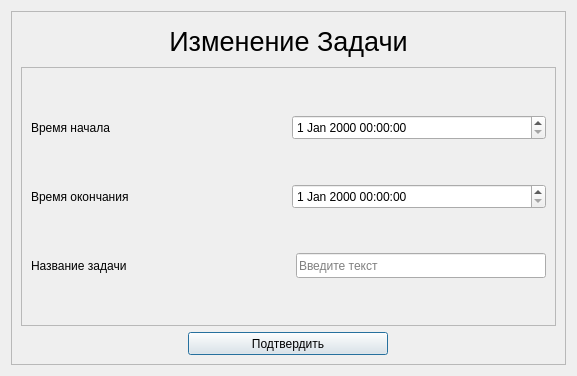
<?xml version="1.0" encoding="UTF-8"?>
<ui version="4.0">
 <class>itemdialog</class>
 <widget class="QDialog" name="itemdialog">
  <property name="geometry">
   <rect>
    <x>0</x>
    <y>0</y>
    <width>577</width>
    <height>376</height>
   </rect>
  </property>
  <property name="windowTitle">
   <string>Dialog</string>
  </property>
  <layout class="QGridLayout" name="gridLayout">
   <item row="0" column="0">
    <widget class="QFrame" name="frameMain">
     <property name="frameShape">
      <enum>QFrame::StyledPanel</enum>
     </property>
     <property name="frameShadow">
      <enum>QFrame::Raised</enum>
     </property>
     <layout class="QGridLayout" name="gridLayout_4">
      <item row="0" column="0">
       <widget class="QLabel" name="Title">
        <property name="maximumSize">
         <size>
          <width>16777215</width>
          <height>40</height>
         </size>
        </property>
        <property name="font">
         <font>
          <pointsize>20</pointsize>
          <weight>50</weight>
          <italic>false</italic>
          <bold>false</bold>
          <underline>false</underline>
          <stylestrategy>PreferDefault</stylestrategy>
         </font>
        </property>
        <property name="text">
         <string>Изменение Задачи</string>
        </property>
        <property name="alignment">
         <set>Qt::AlignCenter</set>
        </property>
       </widget>
      </item>
      <item row="1" column="0">
       <widget class="QFrame" name="frameControls_2">
        <property name="frameShape">
         <enum>QFrame::StyledPanel</enum>
        </property>
        <property name="frameShadow">
         <enum>QFrame::Raised</enum>
        </property>
        <layout class="QGridLayout" name="gridLayout_5">
         <item row="1" column="0">
          <layout class="QHBoxLayout" name="horizontalLayout_5">
           <item>
            <widget class="QLabel" name="label_7">
             <property name="font">
              <font>
               <pointsize>9</pointsize>
              </font>
             </property>
             <property name="text">
              <string>Время окончания</string>
             </property>
            </widget>
           </item>
           <item>
            <widget class="QDateTimeEdit" name="dateTimeEdit_End_2">
             <property name="maximumSize">
              <size>
               <width>16777215</width>
               <height>25</height>
              </size>
             </property>
             <property name="font">
              <font>
               <pointsize>9</pointsize>
              </font>
             </property>
            </widget>
           </item>
          </layout>
         </item>
         <item row="2" column="0">
          <layout class="QHBoxLayout" name="horizontalLayout_6">
           <item>
            <widget class="QLabel" name="label_8">
             <property name="font">
              <font>
               <pointsize>9</pointsize>
              </font>
             </property>
             <property name="text">
              <string>Название задачи</string>
             </property>
            </widget>
           </item>
           <item>
            <widget class="QLineEdit" name="lineEdit_TaskName_2">
             <property name="maximumSize">
              <size>
               <width>250</width>
               <height>25</height>
              </size>
             </property>
             <property name="font">
              <font>
               <pointsize>9</pointsize>
              </font>
             </property>
             <property name="placeholderText">
              <string>Введите текст</string>
             </property>
            </widget>
           </item>
          </layout>
         </item>
         <item row="0" column="0">
          <layout class="QHBoxLayout" name="horizontalLayout_4">
           <item>
            <widget class="QLabel" name="label_6">
             <property name="font">
              <font>
               <pointsize>9</pointsize>
              </font>
             </property>
             <property name="text">
              <string>Время начала</string>
             </property>
            </widget>
           </item>
           <item>
            <widget class="QDateTimeEdit" name="dateTimeEdit_Begin_2">
             <property name="maximumSize">
              <size>
               <width>16777215</width>
               <height>25</height>
              </size>
             </property>
             <property name="font">
              <font>
               <pointsize>9</pointsize>
              </font>
             </property>
            </widget>
           </item>
          </layout>
         </item>
        </layout>
       </widget>
      </item>
      <item row="2" column="0" alignment="Qt::AlignHCenter">
       <widget class="QPushButton" name="addPushButton">
        <property name="minimumSize">
         <size>
          <width>200</width>
          <height>0</height>
         </size>
        </property>
        <property name="maximumSize">
         <size>
          <width>250</width>
          <height>23</height>
         </size>
        </property>
        <property name="text">
         <string>Подтвердить</string>
        </property>
       </widget>
      </item>
     </layout>
    </widget>
   </item>
  </layout>
 </widget>
 <resources/>
 <connections/>
</ui>
